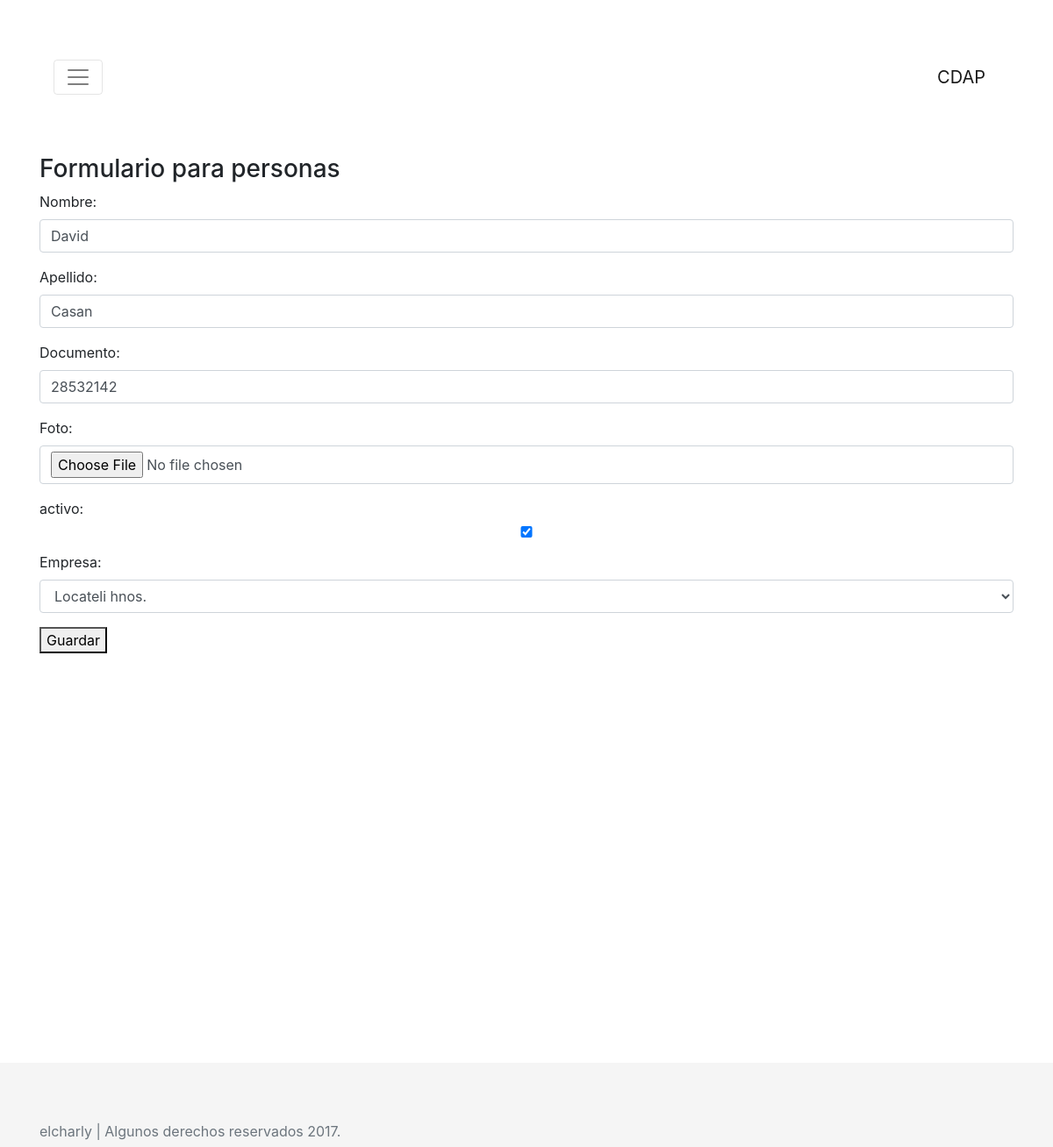
The page /cdap/persona_editar/1/ on the database its author committed.
### cdap/models.py (models this page shows, shortened)
class Persona(models.Model):
    nombre= models.CharField(max_length=50)
    apellido= models.CharField(max_length=70)
    documento= models.CharField(max_length=10)
    foto= models.ImageField(upload_to="personas/archivo/%Y/%m/%d", null=True, blank=True)
    fecha_alta= models.DateField(auto_now_add=True)
    fecha_ultima_mod= models.DateField(auto_now=True)
    activo= models.BooleanField()
    empresa= models.ForeignKey(Empresa, null=True, blank=True, on_delete=models.CASCADE)

class Empresa(models.Model):
    nombre= models.CharField(max_length=50)
    direccion= models.TextField()
    telefono= models.CharField(max_length=12)
    responsable= models.CharField(max_length=120)
    email= models.EmailField()
    fecha_alta= models.DateTimeField(auto_now_add=True) # Esto es para que se agregue sola y no se modifique
    fecha_ultima_mod= models.DateField(auto_now=True) # Esto es para que se agregue sola
    comentario= models.TextField()
    activo= models.BooleanField()
    locacion= models.ManyToManyField(Locacion)
    def __str__(self):
        return self.nombre

### cdap/views.py (the view)
# urls.py: url(r'^persona_editar/(?P<id_persona>\d+)/$', views.persona_edit, name='persona_editar'),
def persona_edit(request, id_persona):
    persona = Persona.objects.get(id=id_persona)
    if request.method == 'GET':
        form = PersonaForm(instance=persona)
    else:
        form = PersonaForm(request.POST, instance=persona)
        if form.is_valid():
            form.save()
        return redirect('persona_listar')
    return render(request, 'persona_form.html', {'form':form})

### cdap/forms.py
class PersonaForm(forms.ModelForm):
    class Meta:
        model = Persona
        fields = [
            'nombre',
            'apellido',
            'documento',
            'foto',
            'activo',
            'empresa',
        ]
        labels = {
            'nombre': 'Nombre',
            'apellido': 'Apellido',
            'documento': 'Documento',
            'foto': 'Foto',
            'activo': 'activo',
            'empresa': 'Empresa',
        }
        widgets = {
            'nombre': forms.TextInput(attrs={'class': 'form-control'}),
            'apellido': forms.TextInput(attrs={'class': 'form-control'}),
            'documento': forms.TextInput(attrs={'class': 'form-control'}),
            'foto': forms.FileInput(attrs={'class': 'form-control'}),
            'activo': forms.CheckboxInput(attrs={'class': 'form-control'}),
            'empresa': forms.Select(attrs={'class': 'form-control'}),
        }

### cdap/templates/persona_form.html (shortened to what this page needs)
{% extends 'base.html'%}
{% block content %}
<h3>Formulario para personas</h3>
<form enctype="multipart/form-data" method="post">
    {{ form.as_p }}
    <button type="submit">Guardar</button>
</form>
{% endblock %}

### cdap/static/cdap/css/sticky-footer-navbar.css (style rules this page uses)
html { position: relative; min-height: 100%; }
body { margin-bottom: 60px; }

### cdap/static/cdap/css/album.css (style rules this page uses)
body { min-height: 75rem; }

### rows shown on the page
Persona: nombre "David", apellido "Casan", documento "28532142", activo "☑", empresa "Locateli hnos."
